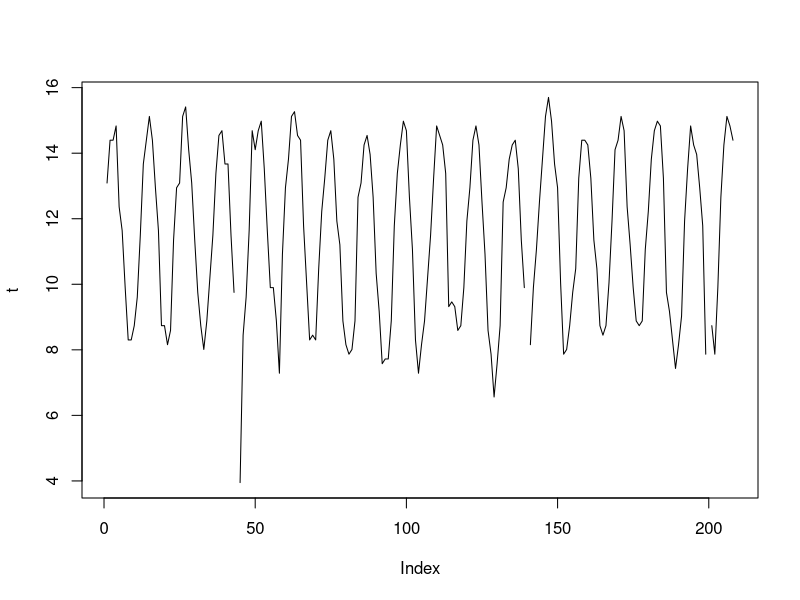

Here is the R script that generated this plot:
## ---- chunk 1
knitr::opts_chunk$set(echo = TRUE)
## ---- chunk 2
data = read.csv("png_process/result.csv")
t = data$temperature
lst_data = length(t) + 1
#for (i in 0:(30*12)) {
  #year_month = lst_data + i
  #t = c(t, mean(t[year_month - ((1:5) * 12)]) + 0.001 * i)
#}
plot(t, type="l")
